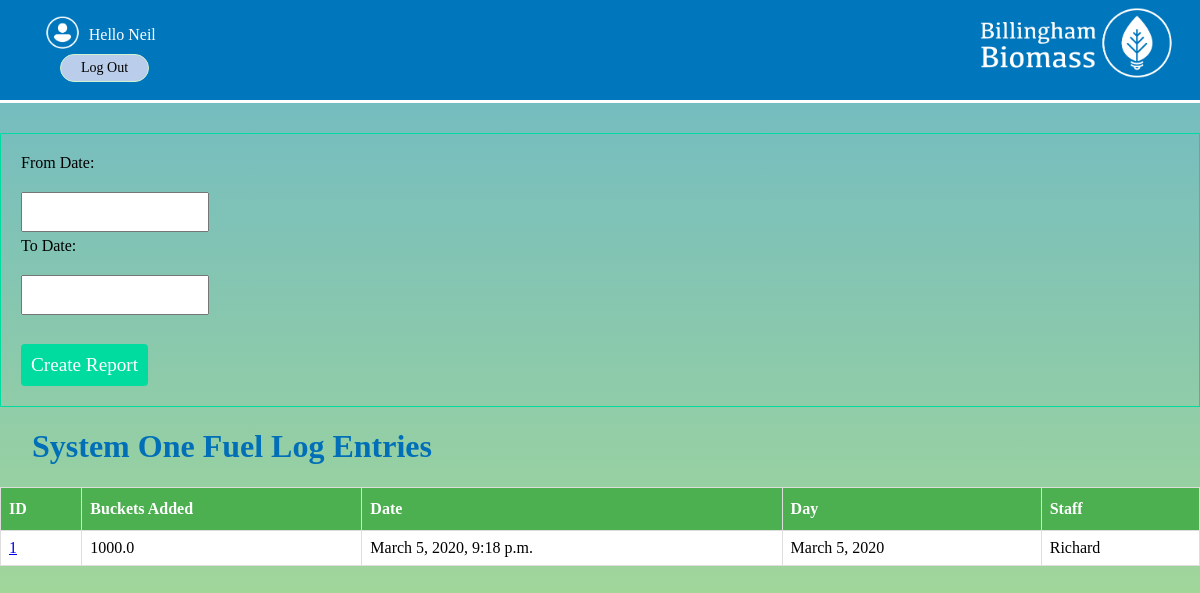
The app's page /reports/onefuellogreport (signed in), older data.
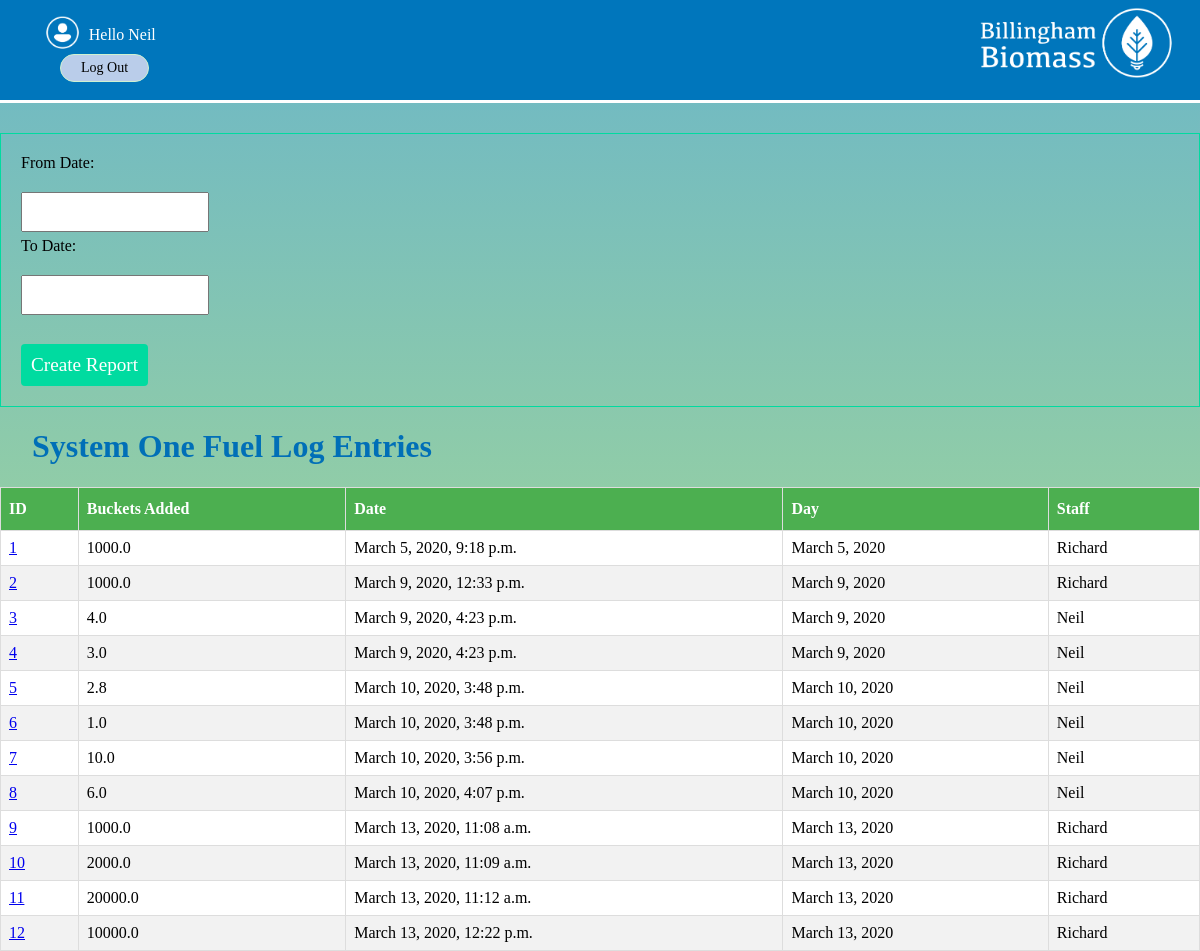
The same page, newer data.
### systems/models.py (models this page shows, shortened)
class FuelLogSystemOneMod(models.Model):
    buckets_added = models.DecimalField(max_digits=1000,decimal_places=1)
    date = models.DateTimeField(auto_now_add = True)
    day = models.DateField(auto_now_add = True)
    staff = models.ForeignKey(User,on_delete=models.CASCADE)
    thumb = models.ImageField(blank=True,null=True)

### reports/views.py (the view)
# urls.py: path('onefuellogreport',views.systemOneFuelLogReport, name='onefuellogreport'),
@login_required(login_url="/accounts/login/")
def systemOneFuelLogReport(request):
    entriesFuel = FuelLogSystemOneMod.objects.all().order_by('date')
    if request.method == 'POST':
        form = forms.ReportDateForm(request.POST)
        if form.is_valid():
            data = request.POST.copy()
            fromdate = data.get('fromdate')
            todate = data.get('todate')
            fromdate = fromdate.replace('/','')
            todate = todate.replace('/','')
            return render(request,'reports/systemonefuellogreport.html',{'fromdate':fromdate,'todate':todate,'form':form,'entriesFuel':entriesFuel})
    else:
        form = forms.ReportDateForm()
    return render(request,'reports/systemonefuellogreport.html',{'form':form,'entriesFuel':entriesFuel})

### reports/forms.py
class ReportDateForm(forms.ModelForm):
    fromdate = forms.DateField(widget=forms.DateInput(format = '%d/%m/%Y'), input_formats=('%d/%m/%Y',))
    todate = forms.DateField(widget=forms.DateInput(format = '%d/%m/%Y'), input_formats=('%d/%m/%Y',))
    def __init__(self, *args, **kwargs):
       super(ReportDateForm, self).__init__(*args, **kwargs)
       self.fields['fromdate'].label = "From Date"
       self.fields['todate'].label = "To Date"
    class Meta:
        model = models.DatesMod
        fields = ['fromdate','todate']

### reports/templates/reports/systemonefuellogreport.html (shortened to what this page needs)
{% extends 'base_layout.html' %}
{% block content %}
  <form class="site-form" action="{%url 'reports:onefuellogreport'%}" method="post">
      {{form}}
    <input type="submit" value="Create Report">
  </form>
<div class="fuelLog">
  <h1>System One Fuel Log Entries</h1>
  <table>
    <thead>
    <th>ID</th>
    <th>Buckets Added</th>
    <th>Date</th>
    <th>Day</th>
    <th>Staff</th>
    </thead>
    <tbody>
  {% for entryFuel in entriesFuel %}
  <tr>
      <td><a href="{% url 'systems:idfuellogsystemone' id=entryFuel.id%}">{{entryFuel.id}}</a></td>
      <td>{{entryFuel.buckets_added}}</td>
      <td>{{entryFuel.date}}</td>
      <td>{{entryFuel.day}}</td>
      <td>{{entryFuel.staff}}</td>
      </tr>
    {% endfor %}
    </tbody>
</div>
{% endblock %}

### templates/base_layout.html (shortened to what this page needs)
{% load static from staticfiles %}
<!DOCTYPE html>
<html lang="en" dir="ltr">
  <head>
    <link rel="stylesheet" href="{% static 'styles.css'%}">
  </head>
  <body>
    <div class="head">
      <a href="{% url 'home' %}" ><img src="{% static 'Biomass.png' %}" class="logo" alt="Biomass-Logo" ></img></a>
    <nav class="navigation">
      <ul>
        {% if user.is_authenticated %}
        <li>
          <form class="logout-link" action="{% url 'accounts:logout' %}" method="post">
            <img class="loginimages" src="{%static 'User.png'%}" alt="user-img">
            Hello {{user}} <button type="submit"> Log Out </button>
          </form>
        </li>
        {% endif %}
      </ul>
    </nav>
</div>
    <div class="wrapper">
      {% block content %}
      {% endblock %}
    </div>
  </body>
</html>

### assets/styles.css (style rules this page uses)
* { font-family:"Kefa"; }
html { -webkit-tap-highlight-color:transparent; }
.head { background:rgb(0,118,188); height:100px; margin-top:-1em; border-bottom:3px solid white; }
.loginimages { height:2.5em; transform:translateY(30%); }
.monthly table , .fuelLog table { font-family: "Kefa"; border-collapse: collapse; width: 100%; background-color:white; }
.monthly td,th, .fuelLog td,th { border: 1px solid #ddd; padding: 8px; }
.monthly tr:nth-child(even), .fuelLog tr:nth-child(even) { background-color: #f2f2f2; }
.monthly th ,.fuelLog th { padding-top: 12px; padding-bottom: 12px; text-align: left; background-color: #4CAF50; color: white; }
@media only screen and (min-width: 751px) { .logo { position:block; z-index:2; float:right; top:0.5em; width:250px; height:auto; } }
@media only screen and (min-width: 751px) { .navigation li { position:block; z-index:1; float:left; list-style-type:none; bottom:3em; padding:0 2em 0 0; color:white; font-size:16px; } }
.navigation li button { border-radius:40px; color:white; padding: 5px 20px; text-align: center; text-decoration: none; display: block; font-size: 14px; margin: 10px 20px; transition-duration: 0.4s; cursor: pointer; }
.navigation li button { background-color:#bacdea; color: black; border: 1px solid #cff1d1; }
body { background:rgba(200,255,200,0.7) }
h1 { font-family: "Kefa"; color:#006fb7; margin-left:1em; }
.site-form { margin-top:30px; border: 1px solid #00dba0; padding:20px; }
.site-form input, .site-form textarea { display:block; margin: 20px 0 5px 0; padding: 10px; }
.site-form input[type="submit"] { background: #00dba0; border:0; margin:1.5em 0 0 0; color:#fff; font-size:1.2em; border-radius:4px; cursor:pointer; }
html { height: 100%; }
body { background-image: linear-gradient(rgba(0, 111, 183, 0.5), rgba(142, 195, 60, 0.5)); height: 100%; margin: 0; background-repeat: no-repeat; background-attachment: fixed; }

Row changes from the older to the newer data that the page shows:
added FuelLogSystemOneMod: id "2", buckets_added "1000.0", date "March 9, 2020, 12:33 p.m.", day "March 9, 2020", staff "Richard"
added FuelLogSystemOneMod: id "3", buckets_added "4.0", date "March 9, 2020, 4:23 p.m.", day "March 9, 2020", staff "Neil"
added FuelLogSystemOneMod: id "4", buckets_added "3.0", date "March 9, 2020, 4:23 p.m.", day "March 9, 2020", staff "Neil"
added FuelLogSystemOneMod: id "5", buckets_added "2.8", date "March 10, 2020, 3:48 p.m.", day "March 10, 2020", staff "Neil"
added FuelLogSystemOneMod: id "6", buckets_added "1.0", date "March 10, 2020, 3:48 p.m.", day "March 10, 2020", staff "Neil"
added FuelLogSystemOneMod: id "7", buckets_added "10.0", date "March 10, 2020, 3:56 p.m.", day "March 10, 2020", staff "Neil"
added FuelLogSystemOneMod: id "8", buckets_added "6.0", date "March 10, 2020, 4:07 p.m.", day "March 10, 2020", staff "Neil"
added FuelLogSystemOneMod: id "9", buckets_added "1000.0", date "March 13, 2020, 11:08 a.m.", day "March 13, 2020", staff "Richard"
added FuelLogSystemOneMod: id "10", buckets_added "2000.0", date "March 13, 2020, 11:09 a.m.", day "March 13, 2020", staff "Richard"
added FuelLogSystemOneMod: id "11", buckets_added "20000.0", date "March 13, 2020, 11:12 a.m.", day "March 13, 2020", staff "Richard"
added FuelLogSystemOneMod: id "12", buckets_added "10000.0", date "March 13, 2020, 12:22 p.m.", day "March 13, 2020", staff "Richard"
